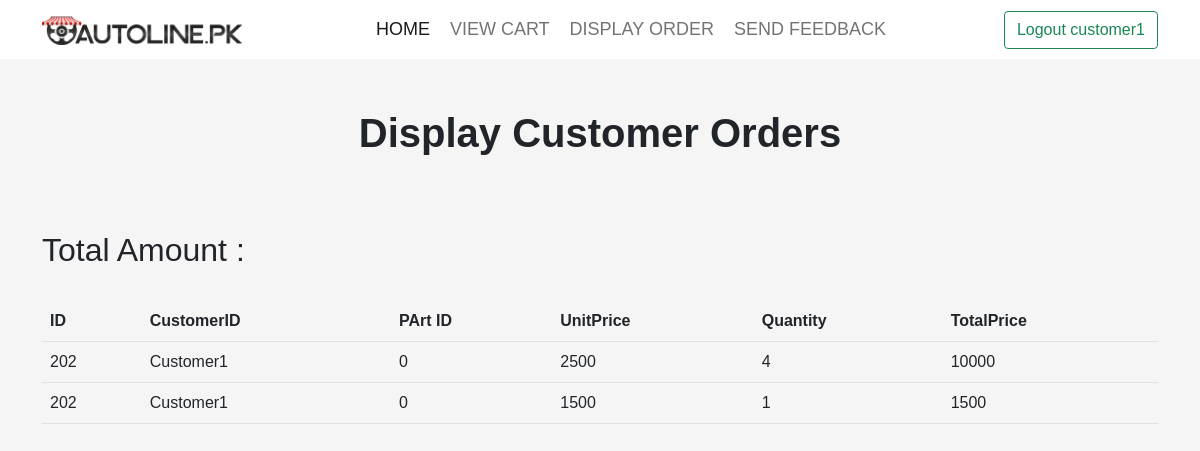
The page /customer/displayOrder.php (signed in) on the database its author committed.
### tables this page shows
CREATE TABLE `orders` (
  `cusId` text NOT NULL,
  `productid` int(10) NOT NULL,
  `price` int(10) NOT NULL,
  `quantity` int(10) NOT NULL,
  `date` text NOT NULL,
  `status` text NOT NULL,
  `id` int(11) NOT NULL,
  `total` int(11) NOT NULL,
  `orderid` varchar(255) NOT NULL
);

### customer/displayOrder.php (the view)
<?php include 'header.php'; ?>
<main class="customer-panel-main">
    <div class="container">
        <h1 class="text-center" style="margin-bottom:50px;"> Display Customer Orders</h1>
        <form method="POST" action="checkout.php">
            <table class="table">
                <tr>
                    <th>ID</th>
                    <th>customerID</th>
                    <th>PArt ID</th>
                    <th>unitPrice</th>
                    <th>Quantity</th>
                    <th>TotalPrice</th>
                </tr>
                <?php
                $result = $con->query("SELECT * FROM `orders` WHERE cusId='$customerID'");
                if ($result->num_rows > 0) {
                    while ($row = $result->fetch_assoc()) {
                        echo "<tr><td>" . $row['orderid'] . "</td><td>" . $row['cusId'] . "</td><td>" . $row['productid'] . "</td><td>" . $row['price'] . "</td><td>" . $row['quantity'] . "</td><td>" . $row['total'] . "</td></tr>";
                    }
                } else {
                    echo "No orders are found!";
                }
                $result = mysqli_query($con, 'SELECT SUM(`unitPrice`) AS value_sum FROM cart');
                $row = mysqli_fetch_assoc($result);
                $sum = $row['value_sum'];
                echo "<br> <h2>Total Amount : " . $sum . "</h2>";
                ?>
                <br>
        </form>
    </div>
</main>
<?php include_once "../footer.php"; ?>

### assets/css/style.css (style rules this page uses)
body { background-color: #f5f5f5; font-family: 'Lucida Sans', 'Lucida Sans Regular', 'Lucida Grande', 'Lucida Sans Unicode', Geneva, Verdana, sans-serif; }
h1 { font-weight: 900; }
.customer-panel-main { padding-top: 50px; }
.table td, .table th { text-transform: capitalize; }

### rows shown on the page
orders: orderid "202", cusId "Customer1", productid "0", price "2500", quantity "4", total "10000"
orders: orderid "202", cusId "Customer1", productid "0", price "1500", quantity "1", total "1500"

### other values the page prints
$customerID "customer1"
